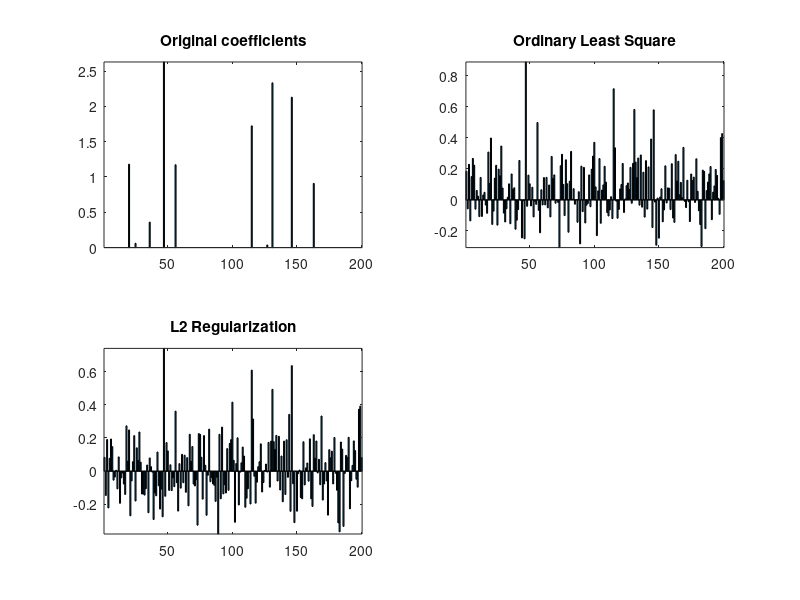

This chart was generated by the following MATLAB code: (Note: this script raises an error after producing the figure.)
% Compare Ordinary Least square (no regularization), L2-reguarlized (Ridge),
% L1-regualarized (Lasso) regression in finding the sparse coefficient
% in a underdetermined linear system

rng(0);  % for reproducibility
m = 50;  % num samples
n = 200; % num variables, note that n > m

A = rand(m, n);
x = zeros(n, 1);
nz = 10; % 10 non-zeros variables (sparse)
nz_idx = randperm(n);
x(nz_idx(1:nz)) = 3 * rand(nz, 1);
y = A*x;
y = y + 0.05 * rand(m, 1); % add some noise

% plot original x
subplot(2, 2, 1);
bar(x), axis tight;
title('Original coefficients');

% OLS
x_ols = A \ y;
subplot(2, 2, 2);
bar(x_ols), axis tight;
title('Ordinary Least Square');
y_ols = A * x_ols;

% L2 (Ridge) 
x_l2 = ridge(y, A, 1e-5, 0);  % last parameter = 00 to generate intercept term
b_l2 = x_l2(1);
x_l2 = x_l2(2:end);
subplot(2, 2, 3);
bar(x_l2), axis tight;
title('L2 Regularization');
y_l2 = A * x_l2 + b_l2;

% L1 (Lasso)
[x_l1, fitinfo] = lasso(A, y, 'Lambda', 0.1);
b_l1 = fitinfo.Intercept(1);
y_l1 = A * x_l1 + b_l1;
subplot(2, 2, 4);
bar(x_l1), axis tight;
title('L1 Regularization');

% L1 (Elastic Net)
[x_en, fitinfo_en] = lasso(A, y, 'Lambda', 0.1, 'Alpha', 0.7);
b_en = fitinfo_en.Intercept(1);
y_en = A * x_en + b_en;

MSE_y = [mse(y_ols-y), mse(y_l2-y), mse(y_l1-y), mse(y_en-y)];
disp('Mean square error: ')
fprintf('%g    ', MSE_y); fprintf('\n\n');

% Plot the recovered coefficients
figure, hold on
plot(x_l1, 'b');
plot(x_en, 'r');
plot(x, 'g--');
legend('Lasso Coef', 'Elastic Net coef', 'Original Coef');